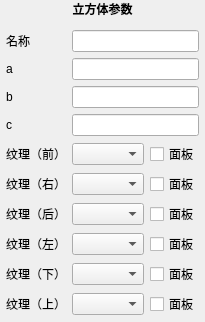
          <widget class="QWidget" name="cubePanel">
           <property name="sizePolicy">
            <sizepolicy hsizetype="MinimumExpanding" vsizetype="MinimumExpanding">
             <horstretch>0</horstretch>
             <verstretch>0</verstretch>
            </sizepolicy>
           </property>
           <layout class="QVBoxLayout" name="verticalLayout" stretch="0,1">
            <property name="leftMargin">
             <number>0</number>
            </property>
            <property name="topMargin">
             <number>0</number>
            </property>
            <property name="rightMargin">
             <number>0</number>
            </property>
            <property name="bottomMargin">
             <number>0</number>
            </property>
            <item>
             <widget class="QLabel" name="title">
              <property name="font">
               <font>
                <bold>true</bold>
               </font>
              </property>
              <property name="text">
               <string>立方体参数</string>
              </property>
              <property name="alignment">
               <set>Qt::AlignmentFlag::AlignCenter</set>
              </property>
             </widget>
            </item>
            <item>
             <layout class="QFormLayout" name="formLayout">
              <property name="leftMargin">
               <number>6</number>
              </property>
              <property name="topMargin">
               <number>6</number>
              </property>
              <property name="rightMargin">
               <number>6</number>
              </property>
              <property name="bottomMargin">
               <number>6</number>
              </property>
              <item row="0" column="0">
               <widget class="QLabel" name="Label">
                <property name="text">
                 <string>名称</string>
                </property>
               </widget>
              </item>
              <item row="0" column="1">
               <widget class="QLineEdit" name="cubeName"/>
              </item>
              <item row="1" column="0">
               <widget class="QLabel" name="label_2">
                <property name="text">
                 <string>a</string>
                </property>
               </widget>
              </item>
              <item row="1" column="1">
               <widget class="QLineEdit" name="cubeA">
                <property name="inputMethodHints">
                 <set>Qt::InputMethodHint::ImhDigitsOnly</set>
                </property>
               </widget>
              </item>
              <item row="2" column="0">
               <widget class="QLabel" name="label_3">
                <property name="text">
                 <string>b</string>
                </property>
               </widget>
              </item>
              <item row="2" column="1">
               <widget class="QLineEdit" name="cubeB"/>
              </item>
              <item row="3" column="0">
               <widget class="QLabel" name="label_4">
                <property name="text">
                 <string>c</string>
                </property>
               </widget>
              </item>
              <item row="3" column="1">
               <widget class="QLineEdit" name="cubeC"/>
              </item>
              <item row="4" column="0">
               <widget class="QLabel" name="label_5">
                <property name="text">
                 <string>纹理（前）</string>
                </property>
               </widget>
              </item>
              <item row="5" column="0">
               <widget class="QLabel" name="label_6">
                <property name="text">
                 <string>纹理（右）</string>
                </property>
               </widget>
              </item>
              <item row="6" column="0">
               <widget class="QLabel" name="label_7">
                <property name="text">
                 <string>纹理（后）</string>
                </property>
               </widget>
              </item>
              <item row="7" column="0">
               <widget class="QLabel" name="label_8">
                <property name="text">
                 <string>纹理（左）</string>
                </property>
               </widget>
              </item>
              <item row="8" column="0">
               <widget class="QLabel" name="label_9">
                <property name="text">
                 <string>纹理（下）</string>
                </property>
               </widget>
              </item>
              <item row="9" column="0">
               <widget class="QLabel" name="label_10">
                <property name="text">
                 <string>纹理（上）</string>
                </property>
               </widget>
              </item>
              <item row="4" column="1">
               <layout class="QHBoxLayout" name="horizontalLayout_9">
                <item>
                 <widget class="QComboBox" name="cubeTexFront">
                  <property name="sizePolicy">
                   <sizepolicy hsizetype="Expanding" vsizetype="Fixed">
                    <horstretch>0</horstretch>
                    <verstretch>0</verstretch>
                   </sizepolicy>
                  </property>
                 </widget>
                </item>
                <item>
                 <widget class="QCheckBox" name="cubeTexFrontEditable">
                  <property name="text">
                   <string>面板</string>
                  </property>
                 </widget>
                </item>
               </layout>
              </item>
              <item row="5" column="1">
               <layout class="QHBoxLayout" name="horizontalLayout_10">
                <item>
                 <widget class="QComboBox" name="cubeTexRight">
                  <property name="sizePolicy">
                   <sizepolicy hsizetype="Expanding" vsizetype="Fixed">
                    <horstretch>0</horstretch>
                    <verstretch>0</verstretch>
                   </sizepolicy>
                  </property>
                 </widget>
                </item>
                <item>
                 <widget class="QCheckBox" name="cubeTexRightEditable">
                  <property name="text">
                   <string>面板</string>
                  </property>
                 </widget>
                </item>
               </layout>
              </item>
              <item row="6" column="1">
               <layout class="QHBoxLayout" name="horizontalLayout_11">
                <item>
                 <widget class="QComboBox" name="cubeTexBack">
                  <property name="sizePolicy">
                   <sizepolicy hsizetype="Expanding" vsizetype="Fixed">
                    <horstretch>0</horstretch>
                    <verstretch>0</verstretch>
                   </sizepolicy>
                  </property>
                 </widget>
                </item>
                <item>
                 <widget class="QCheckBox" name="cubeTexBackEditable">
                  <property name="text">
                   <string>面板</string>
                  </property>
                 </widget>
                </item>
               </layout>
              </item>
              <item row="7" column="1">
               <layout class="QHBoxLayout" name="horizontalLayout_12">
                <item>
                 <widget class="QComboBox" name="cubeTexLeft">
                  <property name="sizePolicy">
                   <sizepolicy hsizetype="Expanding" vsizetype="Fixed">
                    <horstretch>0</horstretch>
                    <verstretch>0</verstretch>
                   </sizepolicy>
                  </property>
                 </widget>
                </item>
                <item>
                 <widget class="QCheckBox" name="cubeTexLeftEditable">
                  <property name="text">
                   <string>面板</string>
                  </property>
                 </widget>
                </item>
               </layout>
              </item>
              <item row="8" column="1">
               <layout class="QHBoxLayout" name="horizontalLayout_13">
                <item>
                 <widget class="QComboBox" name="cubeTexBottom">
                  <property name="sizePolicy">
                   <sizepolicy hsizetype="Expanding" vsizetype="Fixed">
                    <horstretch>0</horstretch>
                    <verstretch>0</verstretch>
                   </sizepolicy>
                  </property>
                 </widget>
                </item>
                <item>
                 <widget class="QCheckBox" name="cubeTexBottomEditable">
                  <property name="text">
                   <string>面板</string>
                  </property>
                 </widget>
                </item>
               </layout>
              </item>
              <item row="9" column="1">
               <layout class="QHBoxLayout" name="horizontalLayout_14">
                <item>
                 <widget class="QComboBox" name="cubeTexTop">
                  <property name="sizePolicy">
                   <sizepolicy hsizetype="Expanding" vsizetype="Fixed">
                    <horstretch>0</horstretch>
                    <verstretch>0</verstretch>
                   </sizepolicy>
                  </property>
                 </widget>
                </item>
                <item>
                 <widget class="QCheckBox" name="cubeTexTopEditable">
                  <property name="text">
                   <string>面板</string>
                  </property>
                 </widget>
                </item>
               </layout>
              </item>
             </layout>
            </item>
           </layout>
          </widget>
